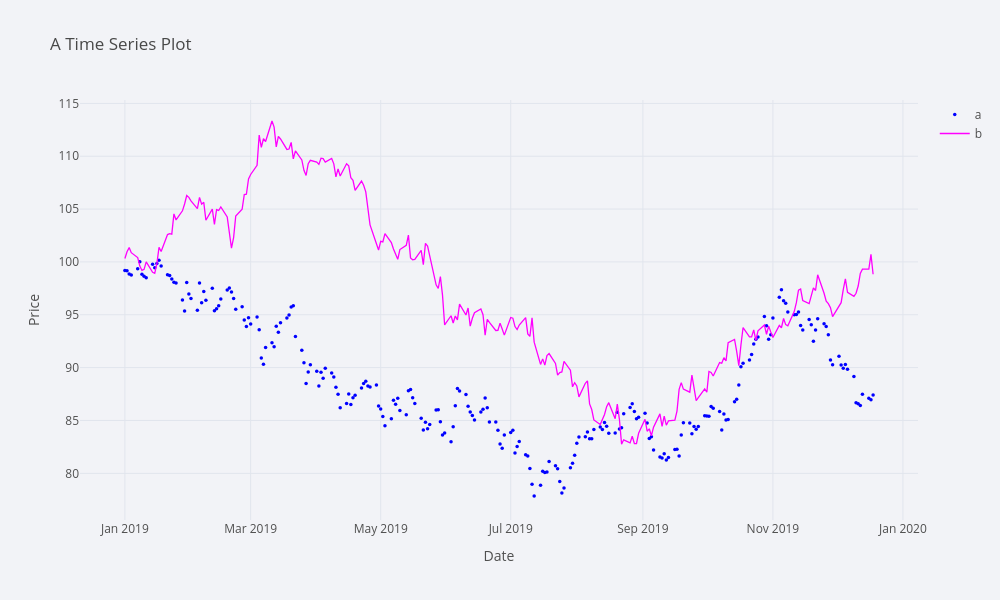

The code cell stored with this chart in its notebook:
### Code cell
import pandas as pd
import numpy as np
import cufflinks as cf
import plotly.offline as pyo

cf.go_offline()

dates = pd.date_range(start='2019-01-01', periods=252, freq='B')

np.random.seed(1000)
data = np.random.standard_normal((252, 2)).cumsum(axis=0) + 100
df = pd.DataFrame(data, index=dates, columns=['a', 'b'])


fig = df.iplot(
    asFigure=True,
    theme='polar',
    title='A Time Series Plot',
    xTitle='Date',
    yTitle='Price',
    mode={'a': 'markers', 'b': 'lines'},
    symbol={'a':'circle'},
    size=3.5, 
    colors={'a': 'blue', 'b': 'magenta'},
    dimensions=(1000, 600)
)

pyo.iplot(fig)

### Figure 1 — Plotly figure (JSON) as saved in the notebook; plotly's stock layout.template omitted (floating-point values rounded to 4 significant figures; data arrays with more than 128 entries replaced by an {"elided": "..."} marker saying what was removed)
{"data": [{"line": {"color": "blue", "dash": "solid", "shape": "linear", "width": 1.3}, "marker": {"size": 3.5, "symbol": "circle"}, "mode": "markers", "name": "a", "text": "", "type": "scatter", "x": {"elided": "252 str values"}, "y": {"elided": "252 float values"}}, {"line": {"color": "magenta", "dash": "solid", "shape": "linear", "width": 1.3}, "mode": "lines", "name": "b", "text": "", "type": "scatter", "x": {"elided": "252 str values"}, "y": {"elided": "252 float values"}}], "layout": {"height": 600, "legend": {"bgcolor": "#F2F3F7", "font": {"color": "#505050"}}, "paper_bgcolor": "#F2F3F7", "plot_bgcolor": "#F2F3F7", "title": {"font": {"color": "#484848"}, "text": "A Time Series Plot"}, "width": 1000, "xaxis": {"gridcolor": "#E1E5ED", "showgrid": true, "tickfont": {"color": "#505050"}, "title": {"font": {"color": "#505050"}, "text": "Date"}, "zerolinecolor": "#E1E5ED"}, "yaxis": {"gridcolor": "#E1E5ED", "showgrid": true, "tickfont": {"color": "#505050"}, "title": {"font": {"color": "#505050"}, "text": "Price"}, "zerolinecolor": "#E1E5ED"}}}
